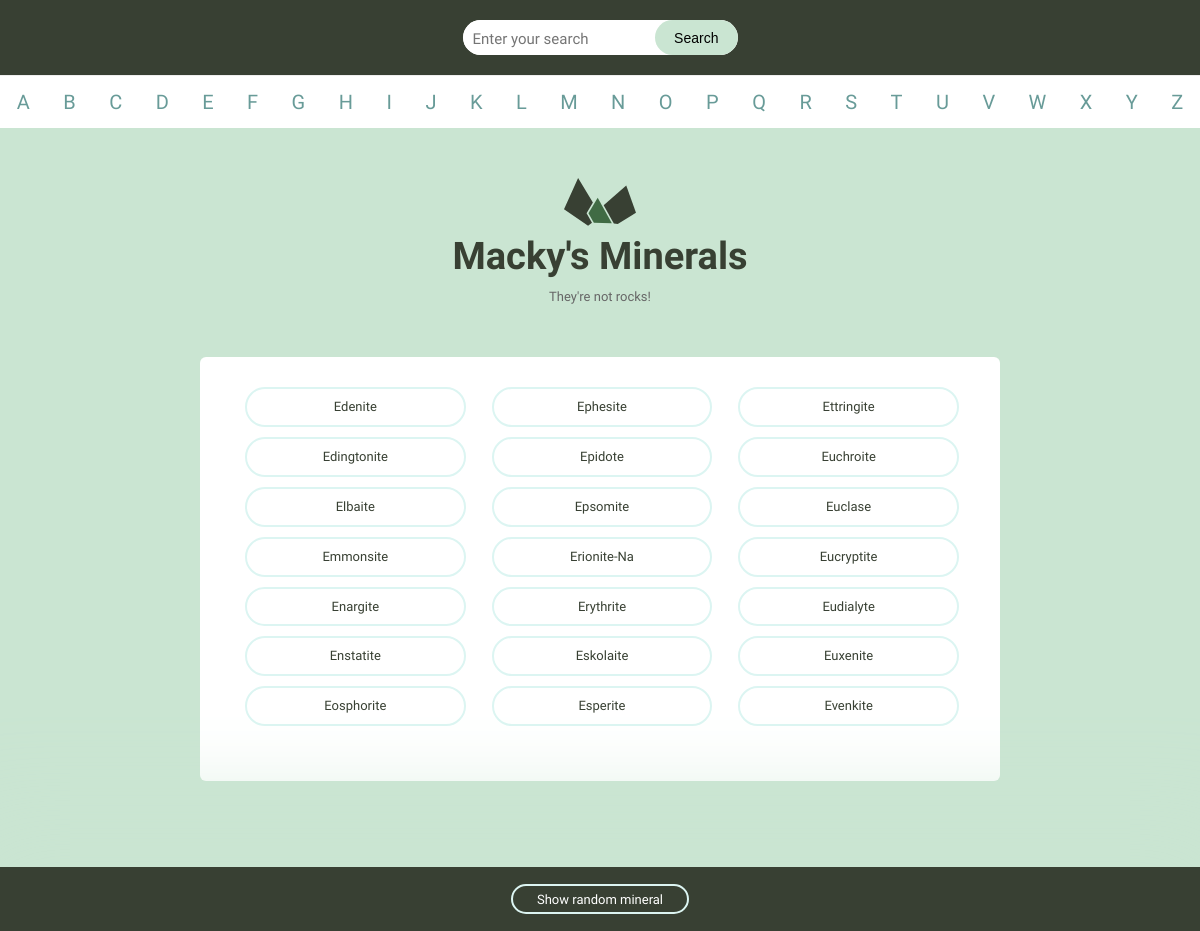
Page /minerals/letter/e/ on the committed database.
### minerals/models.py (models this page shows, shortened)
class Mineral(models.Model):
    name = models.TextField()
    slug = models.TextField()
    image_filename = models.TextField()
    image_caption = models.TextField()
    category = models.TextField()
    formula = models.TextField()
    strunz_classification = models.TextField()
    unit_cell = models.TextField()
    color = models.TextField()
    crystal_habit = models.TextField()
    mohs_scale_hardness = models.TextField()
    crystal_system = models.TextField()
    crystal_symmetry = models.TextField()
    cleavage = models.TextField()
    luster = models.TextField()
    streak = models.TextField()
    diaphaneity = models.TextField()
    optical_properties = models.TextField()
    refractive_index = models.TextField()
    specific_gravity = models.TextField()
    group = models.TextField()
    created_at = models.DateTimeField(auto_now_add=True)
    def __init__(self, *args, **kwargs):
        if 'slug' not in kwargs:
            kwargs['slug'] = slugify(kwargs.get('name', ''))
        super().__init__(*args, **kwargs)

### minerals/views.py (the view)
# urls.py: path('letter/<str:letter>/', views.letter, name='letter'),
def letter(request, letter):
    minerals = Mineral.objects.filter(name__startswith=letter)
    context = {
        'letter': letter,
        'minerals': minerals
    }
    return render(request, 'minerals/index.html', context)

### minerals/templates/minerals/index.html (shortened to what this page needs)
{% extends 'layout.html' %}
{% block content %}
<div class="grid-100">
    <ul class="minerals__container">
        {% for mineral in minerals %}
        <li class="minerals__item">
            <a class="minerals__anchor" href="/minerals/{{mineral.slug}}">{{mineral.name}}</a>
        </li>
        {% endfor %}
    </ul>
</div>
{% endblock %}

### assets/css/global.css (style rules this page uses)
html { font-family: sans-serif; -ms-text-size-adjust: 100%; -webkit-text-size-adjust: 100%; }
body { margin: 0; }
a { background-color: transparent; }
html { font-size: 62.5%; }
body { background-color: #CAE5D2; font-size: 1.5em; line-height: 1.6; font-weight: 400; font-family: "Cousine"; color: #666; }
.grid, .grid-5, .grid-10, .grid-15, .grid-20, .grid-25, .grid-30, .grid-33, .grid-35, .grid-40, .grid-45, .grid-50, .grid-55, .grid-60, .grid-65, .grid-66, .grid-70, .grid-75, .grid-80, .grid-90, .grid-95, .grid-100 { float: left; box-sizing: border-box; position: relative; }
.grid-100 { width: 100%; padding: 0 15px; }
a { color: #689b98; text-decoration: none; -webkit-transition: color 0.2s; -moz-transition: color 0.2s; -ms-transition: color 0.2s; -o-transition: color 0.2s; transition: color 0.2s; }
ul { list-style: circle inside; padding-left: 0; margin-top: 0; }
li { margin-bottom: 1rem; font-size: 1.3rem; }
table, p, ul { margin-bottom: 2.5rem; }
.minerals__container { background-color: #fff; border-radius: 6px; list-style: none; padding: 30px 30px 20px 30px; -webkit-column-gap: 30px; -moz-column-gap: 30px; column-gap: 30px; }
@media (min-width: 640px) { .minerals__container { -webkit-column-count: 3; -moz-column-count: 3; column-count: 3; } }
.minerals__anchor { border: solid 2px #DCF5F2; border-radius: 100px; color: #384033; display: block; font-size: 13px; text-align: center; padding: 8px 0 7px 0; width: 100%; transition: background-color 200ms ease-in-out, font-weight 200ms ease-in-out, color 200ms ease-in-out; }

### rows in the picture
Mineral: name "Edenite"
Mineral: name "Edingtonite"
Mineral: name "Elbaite"
Mineral: name "Emmonsite"
Mineral: name "Enargite"
Mineral: name "Enstatite"
Mineral: name "Eosphorite"
Mineral: name "Ephesite"
Mineral: name "Epidote"
Mineral: name "Epsomite"
Mineral: name "Erionite-Na"
Mineral: name "Erythrite"
Mineral: name "Eskolaite"
Mineral: name "Esperite"
Mineral: name "Ettringite"
Mineral: name "Euchroite"
Mineral: name "Euclase"
Mineral: name "Eucryptite"
Mineral: name "Eudialyte"
Mineral: name "Euxenite"
Mineral: name "Evenkite"

### other values in the picture
{{ letter|upper }} "A" "B" "C" "D" "E" "F" "G" "H" "I" "J" "K" "L" "M" "N" "O" "P" "Q" "R" "S" "T" "U" "V" "W" "X" "Y" "Z"
